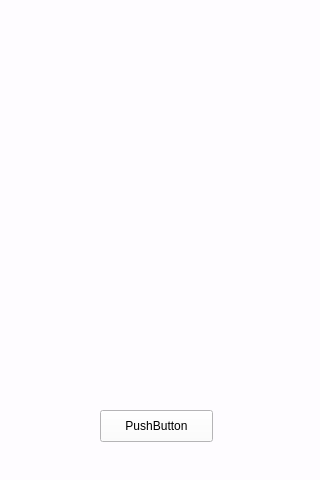
<?xml version="1.0" encoding="UTF-8"?>
<ui version="4.0">
 <class>Form</class>
 <widget class="QWidget" name="Form">
  <property name="geometry">
   <rect>
    <x>0</x>
    <y>0</y>
    <width>320</width>
    <height>480</height>
   </rect>
  </property>
  <property name="palette">
   <palette>
    <active>
     <colorrole role="WindowText">
      <brush brushstyle="SolidPattern">
       <color alpha="255">
        <red>0</red>
        <green>0</green>
        <blue>0</blue>
       </color>
      </brush>
     </colorrole>
     <colorrole role="Button">
      <brush brushstyle="SolidPattern">
       <color alpha="255">
        <red>254</red>
        <green>252</green>
        <blue>255</blue>
       </color>
      </brush>
     </colorrole>
     <colorrole role="Light">
      <brush brushstyle="SolidPattern">
       <color alpha="255">
        <red>255</red>
        <green>255</green>
        <blue>255</blue>
       </color>
      </brush>
     </colorrole>
     <colorrole role="Midlight">
      <brush brushstyle="SolidPattern">
       <color alpha="255">
        <red>254</red>
        <green>253</green>
        <blue>255</blue>
       </color>
      </brush>
     </colorrole>
     <colorrole role="Dark">
      <brush brushstyle="SolidPattern">
       <color alpha="255">
        <red>127</red>
        <green>126</green>
        <blue>127</blue>
       </color>
      </brush>
     </colorrole>
     <colorrole role="Mid">
      <brush brushstyle="SolidPattern">
       <color alpha="255">
        <red>169</red>
        <green>168</green>
        <blue>170</blue>
       </color>
      </brush>
     </colorrole>
     <colorrole role="Text">
      <brush brushstyle="SolidPattern">
       <color alpha="255">
        <red>0</red>
        <green>0</green>
        <blue>0</blue>
       </color>
      </brush>
     </colorrole>
     <colorrole role="BrightText">
      <brush brushstyle="SolidPattern">
       <color alpha="255">
        <red>255</red>
        <green>255</green>
        <blue>255</blue>
       </color>
      </brush>
     </colorrole>
     <colorrole role="ButtonText">
      <brush brushstyle="SolidPattern">
       <color alpha="255">
        <red>0</red>
        <green>0</green>
        <blue>0</blue>
       </color>
      </brush>
     </colorrole>
     <colorrole role="Base">
      <brush brushstyle="SolidPattern">
       <color alpha="255">
        <red>255</red>
        <green>255</green>
        <blue>255</blue>
       </color>
      </brush>
     </colorrole>
     <colorrole role="Window">
      <brush brushstyle="SolidPattern">
       <color alpha="255">
        <red>254</red>
        <green>252</green>
        <blue>255</blue>
       </color>
      </brush>
     </colorrole>
     <colorrole role="Shadow">
      <brush brushstyle="SolidPattern">
       <color alpha="255">
        <red>0</red>
        <green>0</green>
        <blue>0</blue>
       </color>
      </brush>
     </colorrole>
     <colorrole role="AlternateBase">
      <brush brushstyle="SolidPattern">
       <color alpha="255">
        <red>254</red>
        <green>253</green>
        <blue>255</blue>
       </color>
      </brush>
     </colorrole>
     <colorrole role="ToolTipBase">
      <brush brushstyle="SolidPattern">
       <color alpha="255">
        <red>255</red>
        <green>255</green>
        <blue>220</blue>
       </color>
      </brush>
     </colorrole>
     <colorrole role="ToolTipText">
      <brush brushstyle="SolidPattern">
       <color alpha="255">
        <red>0</red>
        <green>0</green>
        <blue>0</blue>
       </color>
      </brush>
     </colorrole>
    </active>
    <inactive>
     <colorrole role="WindowText">
      <brush brushstyle="SolidPattern">
       <color alpha="255">
        <red>0</red>
        <green>0</green>
        <blue>0</blue>
       </color>
      </brush>
     </colorrole>
     <colorrole role="Button">
      <brush brushstyle="SolidPattern">
       <color alpha="255">
        <red>254</red>
        <green>252</green>
        <blue>255</blue>
       </color>
      </brush>
     </colorrole>
     <colorrole role="Light">
      <brush brushstyle="SolidPattern">
       <color alpha="255">
        <red>255</red>
        <green>255</green>
        <blue>255</blue>
       </color>
      </brush>
     </colorrole>
     <colorrole role="Midlight">
      <brush brushstyle="SolidPattern">
       <color alpha="255">
        <red>254</red>
        <green>253</green>
        <blue>255</blue>
       </color>
      </brush>
     </colorrole>
     <colorrole role="Dark">
      <brush brushstyle="SolidPattern">
       <color alpha="255">
        <red>127</red>
        <green>126</green>
        <blue>127</blue>
       </color>
      </brush>
     </colorrole>
     <colorrole role="Mid">
      <brush brushstyle="SolidPattern">
       <color alpha="255">
        <red>169</red>
        <green>168</green>
        <blue>170</blue>
       </color>
      </brush>
     </colorrole>
     <colorrole role="Text">
      <brush brushstyle="SolidPattern">
       <color alpha="255">
        <red>0</red>
        <green>0</green>
        <blue>0</blue>
       </color>
      </brush>
     </colorrole>
     <colorrole role="BrightText">
      <brush brushstyle="SolidPattern">
       <color alpha="255">
        <red>255</red>
        <green>255</green>
        <blue>255</blue>
       </color>
      </brush>
     </colorrole>
     <colorrole role="ButtonText">
      <brush brushstyle="SolidPattern">
       <color alpha="255">
        <red>0</red>
        <green>0</green>
        <blue>0</blue>
       </color>
      </brush>
     </colorrole>
     <colorrole role="Base">
      <brush brushstyle="SolidPattern">
       <color alpha="255">
        <red>255</red>
        <green>255</green>
        <blue>255</blue>
       </color>
      </brush>
     </colorrole>
     <colorrole role="Window">
      <brush brushstyle="SolidPattern">
       <color alpha="255">
        <red>254</red>
        <green>252</green>
        <blue>255</blue>
       </color>
      </brush>
     </colorrole>
     <colorrole role="Shadow">
      <brush brushstyle="SolidPattern">
       <color alpha="255">
        <red>0</red>
        <green>0</green>
        <blue>0</blue>
       </color>
      </brush>
     </colorrole>
     <colorrole role="AlternateBase">
      <brush brushstyle="SolidPattern">
       <color alpha="255">
        <red>254</red>
        <green>253</green>
        <blue>255</blue>
       </color>
      </brush>
     </colorrole>
     <colorrole role="ToolTipBase">
      <brush brushstyle="SolidPattern">
       <color alpha="255">
        <red>255</red>
        <green>255</green>
        <blue>220</blue>
       </color>
      </brush>
     </colorrole>
     <colorrole role="ToolTipText">
      <brush brushstyle="SolidPattern">
       <color alpha="255">
        <red>0</red>
        <green>0</green>
        <blue>0</blue>
       </color>
      </brush>
     </colorrole>
    </inactive>
    <disabled>
     <colorrole role="WindowText">
      <brush brushstyle="SolidPattern">
       <color alpha="255">
        <red>127</red>
        <green>126</green>
        <blue>127</blue>
       </color>
      </brush>
     </colorrole>
     <colorrole role="Button">
      <brush brushstyle="SolidPattern">
       <color alpha="255">
        <red>254</red>
        <green>252</green>
        <blue>255</blue>
       </color>
      </brush>
     </colorrole>
     <colorrole role="Light">
      <brush brushstyle="SolidPattern">
       <color alpha="255">
        <red>255</red>
        <green>255</green>
        <blue>255</blue>
       </color>
      </brush>
     </colorrole>
     <colorrole role="Midlight">
      <brush brushstyle="SolidPattern">
       <color alpha="255">
        <red>254</red>
        <green>253</green>
        <blue>255</blue>
       </color>
      </brush>
     </colorrole>
     <colorrole role="Dark">
      <brush brushstyle="SolidPattern">
       <color alpha="255">
        <red>127</red>
        <green>126</green>
        <blue>127</blue>
       </color>
      </brush>
     </colorrole>
     <colorrole role="Mid">
      <brush brushstyle="SolidPattern">
       <color alpha="255">
        <red>169</red>
        <green>168</green>
        <blue>170</blue>
       </color>
      </brush>
     </colorrole>
     <colorrole role="Text">
      <brush brushstyle="SolidPattern">
       <color alpha="255">
        <red>127</red>
        <green>126</green>
        <blue>127</blue>
       </color>
      </brush>
     </colorrole>
     <colorrole role="BrightText">
      <brush brushstyle="SolidPattern">
       <color alpha="255">
        <red>255</red>
        <green>255</green>
        <blue>255</blue>
       </color>
      </brush>
     </colorrole>
     <colorrole role="ButtonText">
      <brush brushstyle="SolidPattern">
       <color alpha="255">
        <red>127</red>
        <green>126</green>
        <blue>127</blue>
       </color>
      </brush>
     </colorrole>
     <colorrole role="Base">
      <brush brushstyle="SolidPattern">
       <color alpha="255">
        <red>254</red>
        <green>252</green>
        <blue>255</blue>
       </color>
      </brush>
     </colorrole>
     <colorrole role="Window">
      <brush brushstyle="SolidPattern">
       <color alpha="255">
        <red>254</red>
        <green>252</green>
        <blue>255</blue>
       </color>
      </brush>
     </colorrole>
     <colorrole role="Shadow">
      <brush brushstyle="SolidPattern">
       <color alpha="255">
        <red>0</red>
        <green>0</green>
        <blue>0</blue>
       </color>
      </brush>
     </colorrole>
     <colorrole role="AlternateBase">
      <brush brushstyle="SolidPattern">
       <color alpha="255">
        <red>254</red>
        <green>252</green>
        <blue>255</blue>
       </color>
      </brush>
     </colorrole>
     <colorrole role="ToolTipBase">
      <brush brushstyle="SolidPattern">
       <color alpha="255">
        <red>255</red>
        <green>255</green>
        <blue>220</blue>
       </color>
      </brush>
     </colorrole>
     <colorrole role="ToolTipText">
      <brush brushstyle="SolidPattern">
       <color alpha="255">
        <red>0</red>
        <green>0</green>
        <blue>0</blue>
       </color>
      </brush>
     </colorrole>
    </disabled>
   </palette>
  </property>
  <property name="windowTitle">
   <string>Form</string>
  </property>
  <property name="autoFillBackground">
   <bool>false</bool>
  </property>
  <widget class="QLabel" name="lbl3">
   <property name="geometry">
    <rect>
     <x>10</x>
     <y>310</y>
     <width>291</width>
     <height>71</height>
    </rect>
   </property>
   <property name="font">
    <font>
     <pointsize>16</pointsize>
     <weight>75</weight>
     <bold>true</bold>
    </font>
   </property>
   <property name="text">
    <string/>
   </property>
   <property name="alignment">
    <set>Qt::AlignCenter</set>
   </property>
  </widget>
  <widget class="QLabel" name="lbl4">
   <property name="geometry">
    <rect>
     <x>10</x>
     <y>10</y>
     <width>300</width>
     <height>300</height>
    </rect>
   </property>
   <property name="palette">
    <palette>
     <active>
      <colorrole role="Base">
       <brush brushstyle="SolidPattern">
        <color alpha="255">
         <red>255</red>
         <green>255</green>
         <blue>255</blue>
        </color>
       </brush>
      </colorrole>
      <colorrole role="Window">
       <brush brushstyle="SolidPattern">
        <color alpha="255">
         <red>251</red>
         <green>249</green>
         <blue>252</blue>
        </color>
       </brush>
      </colorrole>
     </active>
     <inactive>
      <colorrole role="Base">
       <brush brushstyle="SolidPattern">
        <color alpha="255">
         <red>255</red>
         <green>255</green>
         <blue>255</blue>
        </color>
       </brush>
      </colorrole>
      <colorrole role="Window">
       <brush brushstyle="SolidPattern">
        <color alpha="255">
         <red>251</red>
         <green>249</green>
         <blue>252</blue>
        </color>
       </brush>
      </colorrole>
     </inactive>
     <disabled>
      <colorrole role="Base">
       <brush brushstyle="SolidPattern">
        <color alpha="255">
         <red>251</red>
         <green>249</green>
         <blue>252</blue>
        </color>
       </brush>
      </colorrole>
      <colorrole role="Window">
       <brush brushstyle="SolidPattern">
        <color alpha="255">
         <red>251</red>
         <green>249</green>
         <blue>252</blue>
        </color>
       </brush>
      </colorrole>
     </disabled>
    </palette>
   </property>
   <property name="text">
    <string/>
   </property>
   <property name="pixmap">
    <pixmap>../DeepLearning/Icon/facing.gif</pixmap>
   </property>
   <property name="scaledContents">
    <bool>true</bool>
   </property>
  </widget>
  <widget class="QPushButton" name="btn_cap">
   <property name="geometry">
    <rect>
     <x>100</x>
     <y>410</y>
     <width>113</width>
     <height>32</height>
    </rect>
   </property>
   <property name="font">
    <font>
     <kerning>false</kerning>
    </font>
   </property>
   <property name="text">
    <string>PushButton</string>
   </property>
  </widget>
 </widget>
 <resources/>
 <connections/>
</ui>
